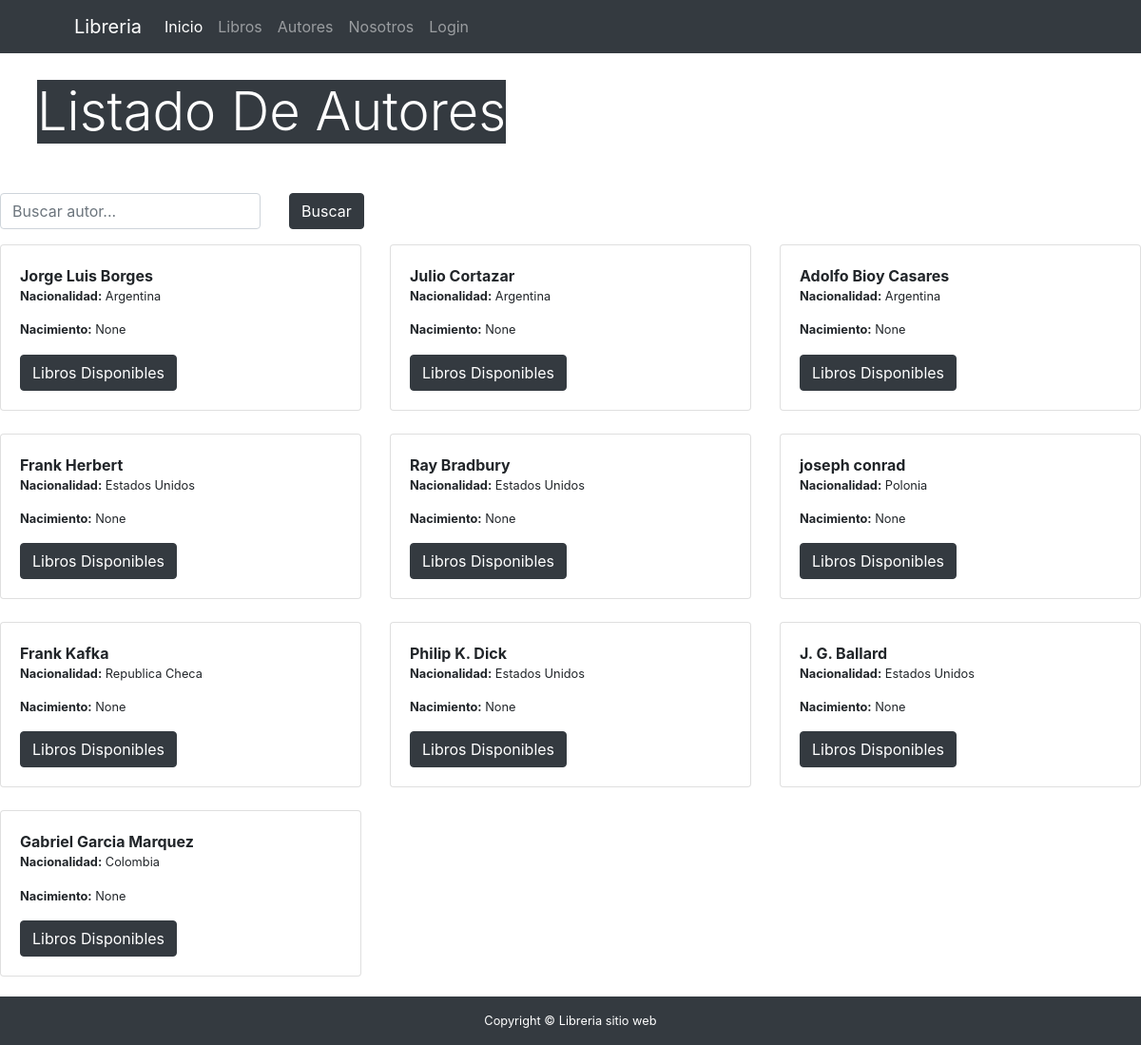
Page /libros/libros/autores on the committed database.
### libros/models.py (models this page shows, shortened)
class Autores(models.Model):
    nombre_autor = models.CharField(max_length=200)
    libros = models.ManyToManyField(Libro)
    nacionalidad = models.CharField(max_length=100,null=True,blank=True)
    nacimiento = models.DateField(null=True,blank=True)

### libros/views.py (the view)
# urls.py: path("libros/autores",lista_autores,name="lista_autores"),
def lista_autores(request):
    busqueda = request.GET.get("busqueda",None)
    if busqueda:
        print(busqueda)
        consulta = Autores.objects.filter(nombre_autor__icontains=busqueda)
    else:
       consulta = Autores.objects.all()
    contexto = {"autores": consulta}
    return render(request,"libros/lista_autores.html",contexto)

### libros/templates/libros/lista_autores.html (shortened to what this page needs)
{% extends 'core/base.html' %}
{% block body_title %}
    Listado De Autores
{% endblock body_title %}
{% block contenido %}
<form class="mb-3 row" action="{% url 'libros:lista_autores' %}" method="get">
    <div class="col-auto">
        <input type="text" class="form-control" name="busqueda" placeholder="Buscar autor...">
    </div>
    <div class="col-auto">
        <button type="submit" class="btn btn-dark ">Buscar</button>
    </div>
</form>
<div class="row contenido mb-5">
    {% for autor in autores %}
    <div class="col-md-4 mb-4">
        <div class="card">
            <div class="card-body">
                <p class="fs-4 mb-0 font-weight-bold">{{ autor.nombre_autor }}</p>
                <p class="card-text small"><strong>Nacionalidad:</strong> {{ autor.nacionalidad }}</p>
                <p class="card-text small"><strong>Nacimiento:</strong> {{ autor.nacimiento }}</p>
                <button class="btn btn-dark  ver-libros-btn" type="button" data-toggle="collapse" data-target="#listaLibros{{ forloop.counter }}">Libros Disponibles</button>
            </div>
        </div>
    </div>
    {% endfor %}
</div>
{% endblock contenido %}

### rows in the picture
Autores: nombre_autor "Jorge Luis Borges", nacionalidad "Argentina", nacimiento "None"
Autores: nombre_autor "Julio Cortazar", nacionalidad "Argentina", nacimiento "None"
Autores: nombre_autor "Adolfo Bioy Casares", nacionalidad "Argentina", nacimiento "None"
Autores: nombre_autor "Frank Herbert", nacionalidad "Estados Unidos", nacimiento "None"
Autores: nombre_autor "Ray Bradbury", nacionalidad "Estados Unidos", nacimiento "None"
Autores: nombre_autor "joseph conrad", nacionalidad "Polonia", nacimiento "None"
Autores: nombre_autor "Frank Kafka", nacionalidad "Republica Checa", nacimiento "None"
Autores: nombre_autor "Philip K. Dick", nacionalidad "Estados Unidos", nacimiento "None"
Autores: nombre_autor "J. G. Ballard", nacionalidad "Estados Unidos", nacimiento "None"
Autores: nombre_autor "Gabriel Garcia Marquez", nacionalidad "Colombia", nacimiento "None"
